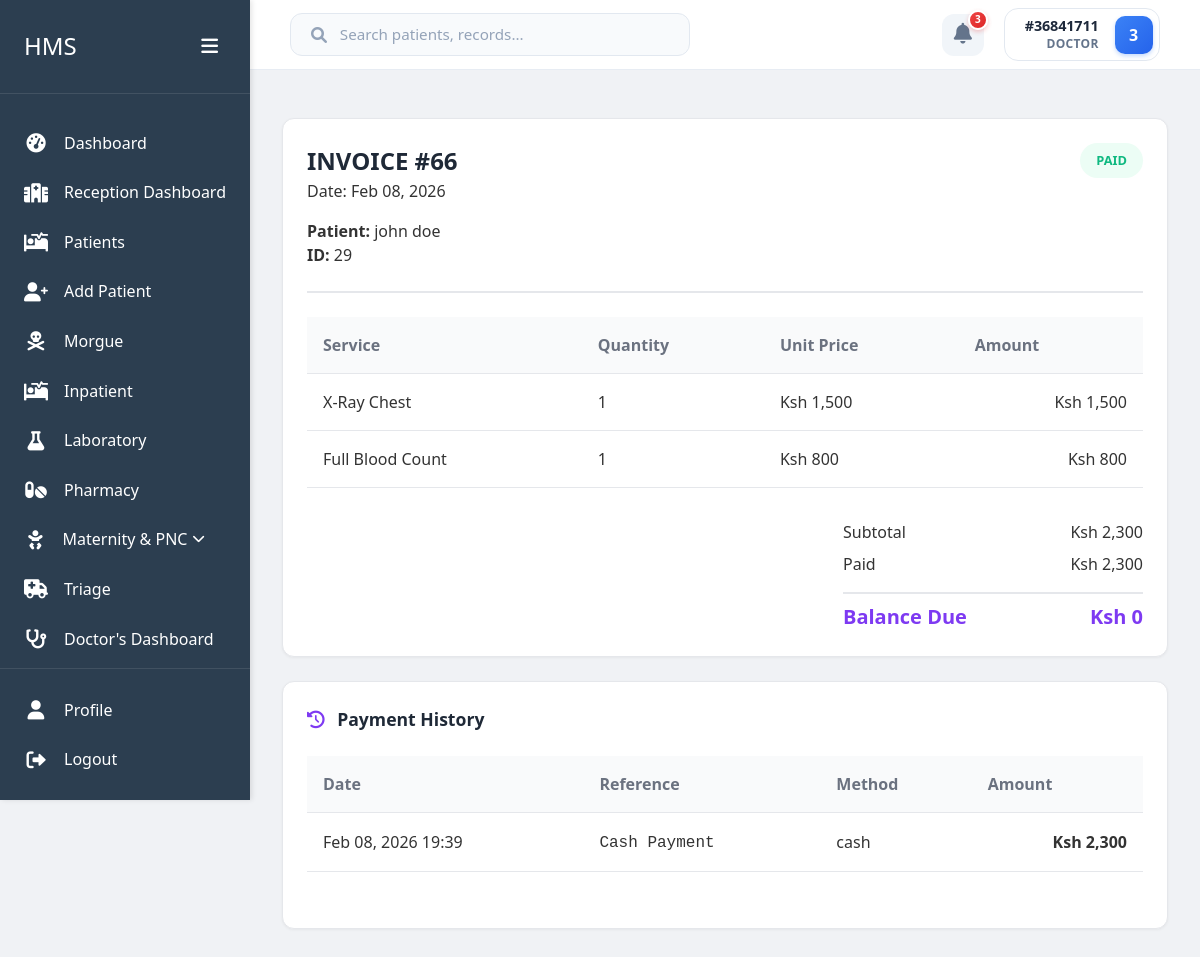
The page /accounts/invoice/66/ (signed in) on the database its author committed.
### users/models.py (models this page shows, shortened)
class User(AbstractBaseUser, PermissionsMixin):
    roles = [
        ('Admin', 'Admin'),
        ('Receptionist', 'Receptionist'),
        ('Doctor', 'Doctor'),
        ('Nurse', 'Nurse'),
        ('Pharmacist', 'Pharmacist'),
        ('Lab Technician', 'Lab Technician'),
        ('Accountant', 'Accountant'),
        ('Triage Nurse', 'Triage Nurse'),
        ('Radiographer', 'Radiographer'),
        ('Procurement Officer', 'Procurement Officer'),
        ('SHA Manager', 'SHA Manager'),
    ]
    id_number = models.CharField(max_length=20, unique=True)
    role = models.CharField(max_length=20, choices=roles)
    is_staff = models.BooleanField(default=False)
    is_active = models.BooleanField(default=True)
    date_joined = models.DateTimeField(default=timezone.now)
    USERNAME_FIELD = 'id_number'
    REQUIRED_FIELDS = []
    objects = CustomUserManager()

### accounts/models.py (models this page shows, shortened)
class Invoice(models.Model):
    STATUS_CHOICES = [
        ('Draft', 'Draft'),
        ('Pending', 'Pending Payment'),
        ('Partial', 'Partially Paid'),
        ('Paid', 'Paid'),
        ('Cancelled', 'Cancelled'),
    ]
    patient = models.ForeignKey('home.Patient', on_delete=models.CASCADE, related_name='invoices', null=True, blank=True)
    deceased = models.ForeignKey('morgue.Deceased', on_delete=models.CASCADE, related_name='invoices', null=True, blank=True)
    visit = models.ForeignKey('home.Visit', on_delete=models.SET_NULL, null=True, blank=True, related_name='invoices')
    status = models.CharField(max_length=20, choices=STATUS_CHOICES, default='Draft')
    total_amount = models.DecimalField(max_digits=12, decimal_places=2, default=0.00)
    paid_amount = models.DecimalField(max_digits=12, decimal_places=2, default=0.00)
    due_date = models.DateField(null=True, blank=True)
    notes = models.TextField(blank=True, null=True, help_text="Additional notes or reference information")
    created_at = models.DateTimeField(auto_now_add=True)
    updated_at = models.DateTimeField(auto_now=True)
    created_by = models.ForeignKey('users.User', on_delete=models.SET_NULL, null=True, related_name='created_invoices')

class InvoiceItem(models.Model):
    invoice = models.ForeignKey(Invoice, on_delete=models.CASCADE, related_name='items')
    service = models.ForeignKey(Service, on_delete=models.SET_NULL, null=True, blank=True)
    inventory_item = models.ForeignKey('inventory.InventoryItem', on_delete=models.SET_NULL, null=True, blank=True)
    name = models.CharField(max_length=255, help_text="Snapshot of item name at time of invoice creation")
    quantity = models.IntegerField(default=1)
    unit_price = models.DecimalField(max_digits=10, decimal_places=2, help_text="Price at moment of sale")
    amount = models.DecimalField(max_digits=12, decimal_places=2, editable=False)
    created_at = models.DateTimeField(auto_now_add=True)

class Payment(models.Model):
    PAYMENT_METHOD_CHOICES = [
        ('Cash', 'Cash'),
        ('M-Pesa', 'M-Pesa'),
        ('Insurance', 'Insurance'),
        ('Bank Transfer', 'Bank Transfer'),
        ('Other', 'Other'),
    ]
    invoice = models.ForeignKey(Invoice, on_delete=models.CASCADE, related_name='payments')
    amount = models.DecimalField(max_digits=10, decimal_places=2)
    payment_method = models.CharField(max_length=20, choices=PAYMENT_METHOD_CHOICES)
    transaction_reference = models.CharField(max_length=100, blank=True, null=True, help_text="M-Pesa Receipt Number, Insurance Claim ID, etc.")
    notes = models.TextField(blank=True, null=True)
    payment_date = models.DateTimeField(default=timezone.now)
    created_by = models.ForeignKey('users.User', on_delete=models.SET_NULL, null=True)
    class Meta:
        ordering = ['-payment_date']

### home/models.py (models this page shows, shortened)
class Patient(models.Model):
    GENDER_CHOICES = [
        ('M', 'Male'),
        ('F', 'Female'),
        ('O', 'Other'),
        ('N', 'Prefer not to say')
    ]
    first_name = models.CharField(max_length=100)
    last_name = models.CharField(max_length=100)
    id_number = models.CharField(max_length=20, unique=True, null=True, blank=True)
    date_of_birth = models.DateField()
    age = models.PositiveIntegerField(editable=False)  # Will be calculated automatically
    phone = models.CharField(max_length=15)
    location = models.CharField(max_length=200)
    gender = models.CharField(max_length=1, choices=GENDER_CHOICES)
    created_at = models.DateTimeField(auto_now_add=True)
    updated_at = models.DateTimeField(auto_now=True)
    created_by = models.ForeignKey('users.User', on_delete=models.SET_NULL, null=True, related_name='patients_created')
    @property
    def full_name(self):
        return f"{self.first_name} {self.last_name}"

### accounts/views.py (the view)
# urls.py: path('invoice/<int:pk>/', views.invoice_detail, name='invoice_detail'),
@login_required
@user_passes_test(is_billing_staff)
def invoice_detail(request, pk):
    invoice = get_object_or_404(Invoice, pk=pk)
    can_authorize = False
    admission_type = None
    if invoice.status == 'Paid':
        if invoice.patient and invoice.visit:
            if Admission.objects.filter(visit=invoice.visit, status='Admitted').exists():
                can_authorize = True
                admission_type = 'IPD'
        elif invoice.deceased:
            if MorgueAdmission.objects.filter(deceased=invoice.deceased, status='ADMITTED').exists():
                can_authorize = True
                admission_type = 'Morgue'
    context = {
        'invoice': invoice,
        'can_authorize': can_authorize,
        'admission_type': admission_type,
        'can_record_payment': is_receptionist(request.user),
    }
    return render(request, 'accounts/invoice_detail.html', context)

### accounts/templates/accounts/invoice_detail.html (shortened to what this page needs)
{% extends 'users/dashboard_base.html' %}
{% load static custom_filters %}
{% block content %}
<div class="container-fluid py-4">
    <div class="custom-card">
        <div class="invoice-header">
            <div>
                <h1 class="invoice-title">INVOICE #{{ invoice.id }}</h1>
                <p class="text-secondary">Date: {{ invoice.created_at|date:"M d, Y" }}</p>
                <div style="margin-top: 1rem;">
                    <strong>Patient:</strong> {{ invoice.patient.full_name }}<br>
                    <strong>ID:</strong> {{ invoice.patient.id }}
                </div>
            </div>
            <div class="text-end" style="display: flex; flex-direction: column; align-items: flex-end; gap: 1rem;">
                <span class="badge badge-{{ invoice.status|lower }}">
                    {{ invoice.get_status_display }}
                </span>
            </div>
        </div>
        <table class="invoice-table">
            <thead>
                <tr>
                    <th>Service</th>
                    <th>Quantity</th>
                    <th>Unit Price</th>
                    <th class="text-end">Amount</th>
                </tr>
            </thead>
            <tbody>
                {% for item in invoice.items.all %}
                <tr>
                    <td>{{ item.name }}</td>
                    <td>{{ item.quantity }}</td>
                    <td>Ksh {{ item.unit_price|format_number:2 }}</td>
                    <td class="text-end">Ksh {{ item.amount|format_number:2 }}</td>
                </tr>
                {% endfor %}
            </tbody>
        </table>
        <div class="total-section">
            <div class="total-row">
                <span>Subtotal</span>
                <span>Ksh {{ invoice.total_amount|format_number:2 }}</span>
            </div>
            <div class="total-row">
                <span>Paid</span>
                <span class="text-success">Ksh {{ invoice.paid_amount|format_number:2 }}</span>
            </div>
            <div class="total-row grand-total">
                <span>Balance Due</span>
                <span>Ksh {{ invoice.total_amount|subtract:invoice.paid_amount|format_number:2 }}</span>
            </div>
        </div>
    </div>
    <div class="custom-card">
        <h3 class="invoice-title" style="font-size: 1.1rem; margin-bottom: 1.5rem;">
            <i class="fas fa-history" style="margin-right: 0.5rem; color: var(--accent-primary);"></i>
            Payment History
        </h3>
        <table class="invoice-table">
            <thead>
                <tr>
                    <th>Date</th>
                    <th>Reference</th>
                    <th>Method</th>
                    <th class="text-end">Amount</th>
                </tr>
            </thead>
            <tbody>
                {% for payment in invoice.payments.all %}
                <tr>
                    <td>{{ payment.payment_date|date:"M d, Y H:i" }}</td>
                    <td><code>{{ payment.transaction_reference|default:"N/A" }}</code></td>
                    <td>{{ payment.payment_method }}</td>
                    <td class="text-end font-bold text-success">Ksh {{ payment.amount|format_number:2 }}</td>
                </tr>
                {% empty %}
                <tr>
                    <td colspan="4" class="text-center text-secondary py-8">No payments recorded yet</td>
                </tr>
                {% endfor %}
            </tbody>
        </table>
    </div>
</div>
{% endblock %}

### users/templates/users/dashboard_base.html (shortened to what this page needs)
{% load static %}
<!DOCTYPE html>
<html lang="en">
<head>
    <link rel="stylesheet" href="{% static 'users/css/dashboard.css' %}">
    <link rel="stylesheet" href="{% static 'users/vendor/fontawesome/css/all.min.css' %}">
    <link rel="stylesheet" href="{% static 'users/css/tailwind.css' %}">
</head>
<body>
    <div class="dashboard-container">
        <div class="sidebar" id="sidebar">
            <div class="sidebar-header">
                <h2>HMS</h2>
                <button class="toggle-btn" id="sidebarToggle">
                    <i class="fas fa-bars"></i>
                </button>
            </div>
            <div class="sidebar-menu">
                {% if user.is_staff %}
                <a href="{% url 'users:dashboard' %}"
                    class="menu-item {% if request.resolver_match.url_name == 'dashboard' %}active{% endif %}">
                    <i class="fas fa-tachometer-alt"></i>
                    <span>Dashboard</span>
                </a>
                {% endif %}
                {% if user.role == 'Admin' or user.role == 'Receptionist' or user.role == 'Doctor' or user.role == 'Triage Nurse' %}
                <a href="{% url 'home:reception_dashboard' %}"
                    class="menu-item {% if request.resolver_match.url_name == 'reception_dashboard' %}active{% endif %}">
                    <i class="fas fa-hospital"></i>
                    <span>Reception Dashboard</span>
                </a>
                <a href="{% url 'home:patient_list' %}"
                    class="menu-item {% if request.resolver_match.url_name == 'patient_list' %}active{% endif %}">
                    <i class="fas fa-procedures"></i>
                    <span>Patients</span>
                </a>
                <a href="{% url 'home:patient_create' %}"
                    class="menu-item {% if request.resolver_match.url_name == 'patient_create' %}active{% endif %}">
                    <i class="fas fa-user-plus"></i>
                    <span>Add Patient</span>
                </a>
                {% endif %}
                {% if user.role == 'Admin' or user.role == 'Doctor' or user.role == 'Morgue Attendant' %}
                <a href="{% url 'morgue:dashboard' %}"
                    class="menu-item {% if request.resolver_match.namespace == 'morgue' %}active{% endif %}">
                    <i class="fas fa-skull-crossbones"></i>
                    <span>Morgue</span>
                </a>
                {% endif %}
                {% if user.role == 'Admin' or user.role == 'Doctor' or user.role == 'Nurse' %}
                <a href="{% url 'inpatient:dashboard' %}"
                    class="menu-item {% if request.resolver_match.namespace == 'inpatient' %}active{% endif %}">
                    <i class="fas fa-procedures"></i>
                    <span>Inpatient</span>
                </a>
                {% endif %}
                {% if user.role == 'Admin' or user.role == 'Doctor' or user.role == 'Lab Technician' %}
                <a href="{% url 'lab:radiology_dashboard' %}"
                    class="menu-item {% if request.resolver_match.namespace == 'lab' %}active{% endif %}">
                    <i class="fas fa-flask"></i>
                    <span>Laboratory</span>
                </a>
                {% endif %}
                {% if user.role == 'Admin' or user.role == 'Doctor' or user.role == 'Pharmacist' %}
                <a href="{% url 'home:pharmacy_dashboard' %}"
                    class="menu-item {% if request.resolver_match.url_name == 'pharmacy_dashboard' %}active{% endif %}">
                    <i class="fas fa-pills"></i>
                    <span>Pharmacy</span>
                </a>
                {% endif %}
                {% if user.role == 'Admin' or user.role == 'Doctor' or user.role == 'Nurse' %}
                <a href="javascript:void(0)"
                    class="menu-item has-submenu {% if request.resolver_match.namespace == 'maternity' %}active{% endif %}"
                    id="maternityMenu">
                    <i class="fas fa-baby"></i>
                    <span>Maternity & PNC</span>
                    <i class="fas fa-chevron-down ms-auto submenu-arrow"
                        style="font-size: 0.8rem; transition: transform 0.3s;"></i>
                </a>
                {% endif %}
                {% if user.role == 'Admin' or user.role == 'Doctor' or user.role == 'Nurse' or user.role == 'Triage Nurse' %}
                <a href="#" class="menu-item {% if 'triage' in request.resolver_match.namespaces %}active{% endif %}">
                    <i class="fas fa-ambulance"></i>
                    <span>Triage</span>
                </a>
                {% endif %}
                {% if user.role == 'Admin' or user.role == 'Doctor' %}
                <a href="{% url 'home:opd_dashboard' %}"
                    class="menu-item {% if request.resolver_match.url_name == 'opd_dashboard' %}active{% endif %}">
                    <i class="fas fa-stethoscope"></i>
                    <span>Doctor's Dashboard</span>
                </a>
                {% endif %}
                <a href="#" class="menu-item">
                </a>
            </div>
            <div class="sidebar-footer">
                <a href="{% url 'users:profile' %}" class="menu-item">
                    <i class="fas fa-user"></i>
                    <span>Profile</span>
                </a>
                <a href="{% url 'users:logout' %}" class="menu-item">
                    <i class="fas fa-sign-out-alt"></i>
                    <span>Logout</span>
                </a>
            </div>
        </div>
        <div class="main-content" id="mainContent">
            <header class="top-bar">
                <div class="search-bar">
                    <i class="fas fa-search"></i>
                    <input type="text" placeholder="Search patients, records...">
                </div>
                <div class="user-nav">
                    <div class="notifications">
                        <i class="fas fa-bell"></i>
                        <span class="notification-badge">3</span>
                    </div>
                    <div class="user-profile-nav">
                        <div class="user-details">
                            <span class="user-id">#{{ user.id_number }}</span>
                            <span class="user-role">{{ user.get_role_display }}</span>
                        </div>
                        <div class="user-avatar-sm">
                            {{ user.id_number|slice:":1"|upper }}
                        </div>
                    </div>
                </div>
            </header>
            <main>
                {% block content %}{% endblock %}
            </main>
        </div>
    </div>
</body>
</html>

### rows shown on the page
User: id_number "36841711", role "DOCTOR", id_number "3"
Invoice: id "66", created_at "Feb 08, 2026", patient.full_name "john doe", patient.id "29", status "PAID", total_amount "2,300", paid_amount "2,300", total_amount|subtract "0"
InvoiceItem: name "X-Ray Chest", quantity "1", unit_price "1,500", amount "1,500"
InvoiceItem: name "Full Blood Count", quantity "1", unit_price "800", amount "800"
Payment: payment_date "Feb 08, 2026 19:39", transaction_reference "Cash Payment", payment_method "cash", amount "2,300"
